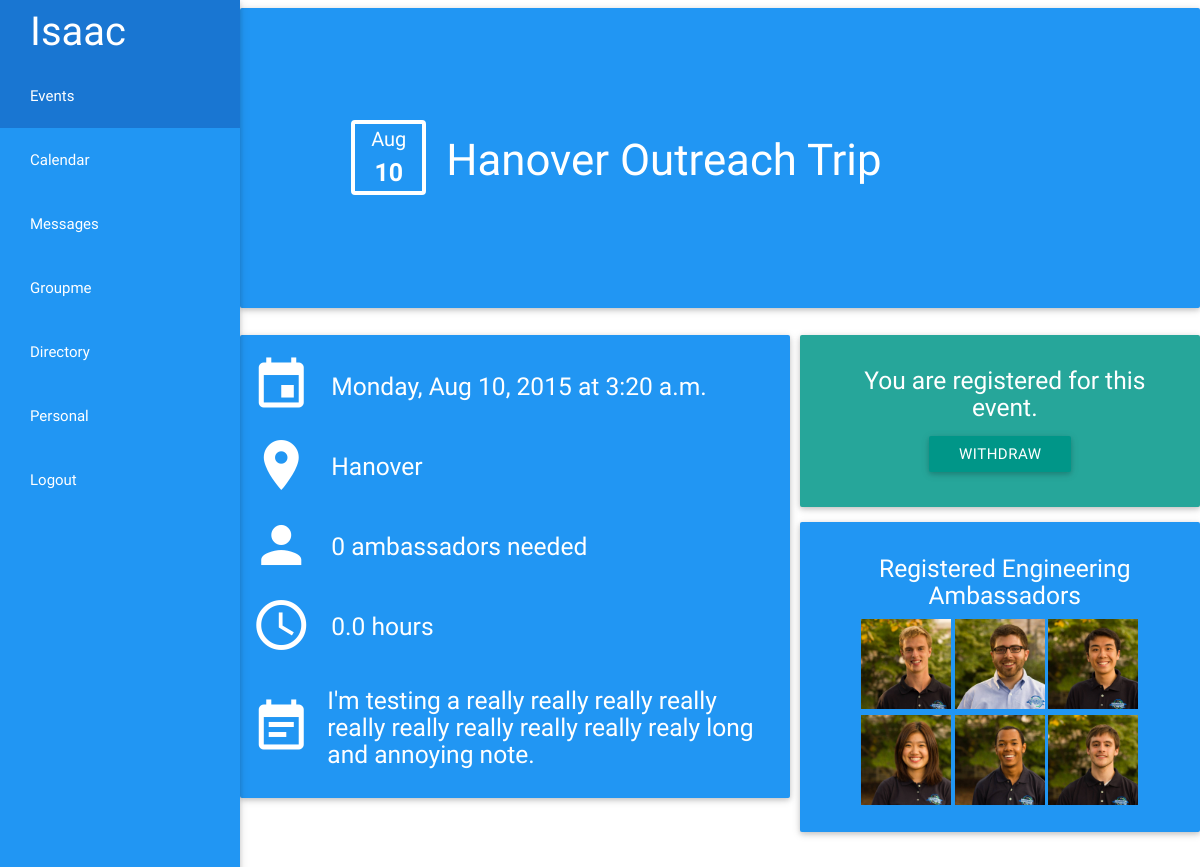
/events/9/ (signed in), run on the app's committed database.
### events/models.py (models this page shows, shortened)
class Event(models.Model):
	time = models.TimeField()
	date = models.DateField()
	hours = models.DecimalField(max_digits=3,decimal_places=1, blank = True, null = True, default=0)
	location = models.CharField(max_length = 140, blank = True, null = True)
	total_EAs = models.PositiveSmallIntegerField(default = 0, blank = True, null = True)
	EAs_needed = models.PositiveSmallIntegerField(default = 0, blank = True, null = True, editable=False)
	note = models.CharField(max_length = 500, blank = True, null = True, default="No additional notes")
	EAs_registered = models.ManyToManyField(User, related_name= "event", blank = True)
	objects = InheritanceManager()
	def __unicode__(self):
		if hasattr(self, 'outreachtrip'):
			return self.outreachtrip.__unicode__()
		elif hasattr(self, 'tour'):
			return self.tour.__unicode__()
		elif hasattr(self, 'engrclass'):
			return self.engrclass.__unicode__()
		elif hasattr(self, 'mycoe'):
			return self.mycoe.__unicode__()
		elif hasattr(self, 'freshmanseminar'):
			return self.freshmanseminar.__unicode__()
		else:
			return 'Event'

class OutreachTrip(Event):
	school = models.CharField(max_length=30)
	def __unicode__(self):
		return self.school + " Outreach Trip"

### personal/models.py (models this page shows)
class EngineeringAmbassador(models.Model):
     user = models.OneToOneField(User)
     picture = models.ImageField(blank = True, upload_to = 'profile_pics/')
     rank = models.CharField(max_length = 20, blank = True, default ="Ambassador")
     aboutme = models.TextField(max_length = 500, blank = True)
     grad_semester = models.CharField(max_length = 6, blank = True, default="Spring")
     grad_year = models.CharField(max_length = 4, blank = True, default = "2015")
     fall_status = models.BooleanField(default=True)
     spring_status = models.BooleanField(default=True)
     student_id = models.PositiveIntegerField(blank = True, null=True)
     company_designation = models.CharField(max_length = 20, blank=True)
     companies_worked = models.TextField(blank = True)
     major = models.CharField(blank=True, max_length = 40)
     major_2 = models.CharField(max_length = 40, blank = True)
     minor = models.CharField(max_length = 40, blank = True)
     minor_2 = models.CharField(max_length = 40, blank = True)
     schreyer_honors = models.BooleanField(default = False)
     phone = models.CharField(max_length = 10, blank=True)
     groupme_id = models.CharField(max_length = 20, blank=True, null=True)
     def __unicode__(self):
		return self.user.first_name + ' ' + self.user.last_name

### events/views.py (the view)
# urls.py: url(r'^(?P<event_id>[0-9]+)/$', views.detail, name = 'detail'),
@login_required(login_url='/login/')
def detail(request, event_id):
	event = get_object_or_404(Event, pk = event_id)
	request.session['event_id'] = event_id
	title = event
	if request.user in event.EAs_registered.all():
		event_register_status = "You are registered for this event."
		request.session['event_registered'] = True
		background_color = 'teal'
	else:
		event_register_status = "You are not registered for this event."
		request.session['event_registered'] = False
		background_color = 'red'
	if event.EAs_needed <= 0:
		need = False
		if not request.session['event_registered']:
			background_color = "grey disabled white-text"
	else:
		need = True
	EAs_registered 	= event.EAs_registered.order_by('username')
	stylesheet = 'events/event_detail.css'
	script = 'events/event_detail.js'
	return render(request, 'events/event_detail.html', {'title':title, 'event':event, 'event_id':event_id, 'registered': request.session['event_registered'], 'EAs_registered':EAs_registered,'event_register_status':event_register_status, 'need':need, 'background_color':background_color,'stylesheet':stylesheet, 'script':script, 'app': app,})

### events/templates/events/event_detail.html (shortened to what this page needs)
{% include 'header.html' %}
<div>
	<div class="row">
		<div class="card blue white-text col s12 jumbo valign-wrapper">
			<div class="jumbo-container valign-wrapper">
				<div class="valign date-icon"><p class="date-icon-line month center-align">{{event.date |date:"M"}}</p>
				<p class="date-icon-line day center-align"><b>{{event.date|date:"d"}}</b></p></div><h3 class="valign">{{title}}</h3>
			</div>
		</div>
	</div>
	<div class="row">
		<div class="card-panel blue white-text col l7 s12" id="details">
			<div class="row valign-wrapper">
				<i class="material-icons medium">event</i><h5 class="valign">{{ event.date|date:"l, M d, Y" }} at {{event.time}}</h5>
			</div>
			<div class="row valign-wrapper">
				<i class="material-icons medium">location_on</i><h5>{{event.location}}</h5>
			</div>
			<div class="row valign-wrapper">
				<i class="material-icons medium">person</i><h5 id="EAs_needed">{{event.EAs_needed}} ambassadors needed</h5>
			</div>
			<div class="row valign-wrapper">
				<i class="material-icons medium">access_time</i><h5>{{event.hours}} hours</h5>
			</div>
			<div class="row valign-wrapper">
				<i class="material-icons medium">event_note</i><h5>{{event.note}}</h5>
			</div>
		</div>
		<div class="col l5 s12 " id="right-card">
			<div class="card-panel {{background_color}} lighten-1 center-align" id='event_register_status'>
				<h5 class="white-text" id="status_text">{{event_register_status}}</h5>
				<p><a class="{{background_color}} btn waves-effect waves-light" id="register-btn">{% if registered %}Withdraw {% elif registered != True and need %} Sign up {% else %} No EAs needed {% endif %}</a></p>
			</div>
			<div class="card-panel white-text blue center-align">
				<h5>Registered Engineering Ambassadors</h5>
				<div id="eas" class="center-align">
				    {% for EA in EAs_registered %}
					<div id="{{EA.id}}" class="figure">
				        <img class="z-depth-1 picture" src="{{EA.engineeringambassador.picture.url}}" alt="{{EA.engineeringambassador}}"/>
					</div>
				    {% endfor %}
				</div>
			</div>
		</div>
	</div>
</div>
{% include 'footer.html' %}

### static/overall.css (style rules this page uses)
a { color: #1cace3 ; }
body { padding-left: 240px; }

### static/events/event_detail.css (style rules this page uses)
.jumbo { height: 300px; margin-bottom: 0; }
.jumbo-container { padding: 100px; }
.date-icon { min-height: 75px; min-width: 75px; width: 75px; height: 75px; border-radius: 4px; border: solid 4px white; margin-right: 20px; }
.date-icon-line { font-size: 20px; padding: 0; margin: 0; }
.day { font-size: 25px; }
i { min-width: 56px; margin-right: 10px; }
h5 { margin-left: 10px; }
#details { padding-top: 20px; width: calc(58.31% - 10px); margin-right: 10px; }
#right-card { padding:0; margin: 0; }
.picture { width: 90px; height: 90px; }
.figure { display: inline-block; position: relative; overflow: hidden; height: 90px; width: 90px; }

### data on the page
Event: date "Aug", date "10", school "Hanover Outreach Trip", date "Monday, Aug 10, 2015", time "3:20 a.m.", location "Hanover", EAs_needed "0", hours "0.0", note "I'm testing a really really really really really really really really really realy long and annoying note."

### other printed values
{{ event_register_status }} "You are registered for this event."
